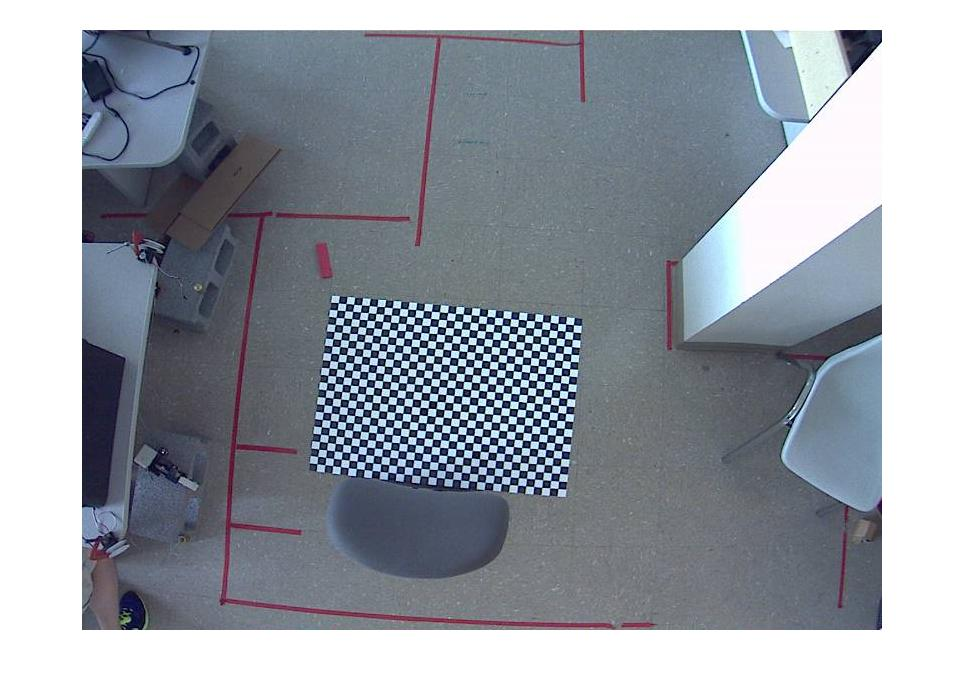
//> input picture assignment1/reduced_images/camera_calib1.jpg, 964 x 686 px
$ ./sift_matcher ../assignment1/reduced_images/camera_calib1.jpg   (built with g++ and OpenCV 4)
//> lines starting //> are read from the running program, lines starting //| are printed output that depends on the picture
#include <iostream>
#include <opencv2/opencv.hpp>
#include <opencv2/xfeatures2d.hpp>

using namespace std;
using namespace cv;

void display_image(const Mat& image){
	namedWindow("opencv_viewer", WINDOW_AUTOSIZE);
	imshow("opencv_viewer", image);
	waitKey(0);
	destroyWindow("opencv_viewer");
}

void save_image(const Mat& image, string image_name){
	image_name += ".jpg";
	imwrite(image_name, image);
	cout << image_name << " saved in current directory.\n";
}

void rescale_image(const Mat& in_image, Mat& out_image, float scale){
	resize(in_image, out_image, Size(in_image.cols/scale, in_image.rows/scale));
}

void split_image(const Mat3b& rgb, Mat3b& new_rgb, int offset){
	for(int y=0; y<new_rgb.rows; ++y){
		for(int x=0; x<new_rgb.cols; ++x){
			new_rgb.at<Vec3b>(y, x) = rgb.at<Vec3b>(y, x+offset);
		}
	}
}

void apply_sift(const Mat& rgb1, const Mat& rgb2){
	Mat descriptors1, descriptors2;
	vector<KeyPoint> keypoints1, keypoints2;
	const int features_count = 500000;
	Ptr<xfeatures2d::SIFT> feature_detector = xfeatures2d::SIFT::create(features_count);
	feature_detector->detectAndCompute(rgb1, noArray(), keypoints1, descriptors1);
	feature_detector->detectAndCompute(rgb2, noArray(), keypoints2, descriptors2);

	vector<vector<DMatch>> knn_matches;
	Ptr<DescriptorMatcher> matcher = DescriptorMatcher::create(DescriptorMatcher::FLANNBASED);
	matcher->knnMatch(descriptors1, descriptors2, knn_matches, 2);

	vector<DMatch> matches;
	const float threshold_ratio = 0.7f;
	for(size_t i=0; i<knn_matches.size(); ++i){
		if(knn_matches[i][0].distance < threshold_ratio * knn_matches[i][1].distance)
			matches.push_back(knn_matches[i][0]);
	}

	Mat final_image;
	drawMatches(rgb1, keypoints1, rgb2, keypoints2, matches, final_image);
	save_image(final_image, "dense_sift");
	display_image(final_image);
}

int main(int argc, char const *argv[]){
	if(argc != 2){
		fprintf(stdout, "Usage: %s rgb.png\n", argv[0]);
		return 1;
	}
	Mat rgb = imread(argv[1], IMREAD_COLOR );
//> rgb is the input picture: 686 rows x 964 cols, CV_8UC3; mean B, G, R 164.3, 155.5, 149.5
	if(rgb.empty()){
		fprintf(stdout, "Unable to open image\n");
		return 1;
	}

	const float scale = 1.1;
	rescale_image(rgb, rgb, scale);

	Size new_size = Size(rgb.rows, rgb.cols/2);
//> new_size = Size(623, 438)
	Mat3b rgb1(new_size, CV_8UC3);
	Mat3b rgb2(new_size, CV_8UC3);
	split_image(rgb, rgb1, 0);
//> after the loop in split_image, `for(int y=0; y<new_rgb.rows; ++y)`:
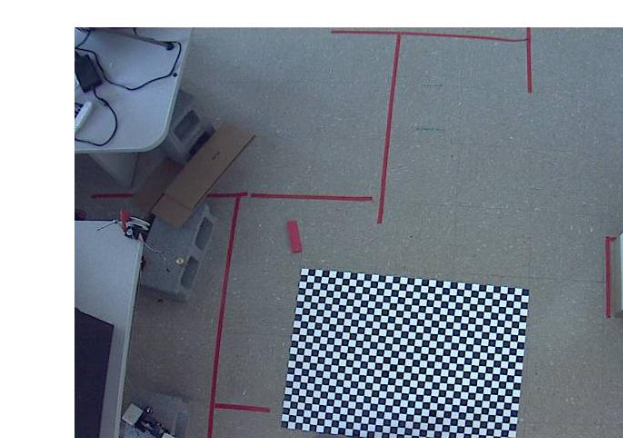
//> new_rgb: 438 rows x 623 cols, CV_8UC3; mean B, G, R 145, 134.5, 126.8
	split_image(rgb, rgb2, rgb.cols/2);
//> call 2 of split_image, with offset = 438
//> after the loop in split_image (call 2), `for(int y=0; y<new_rgb.rows; ++y)`:
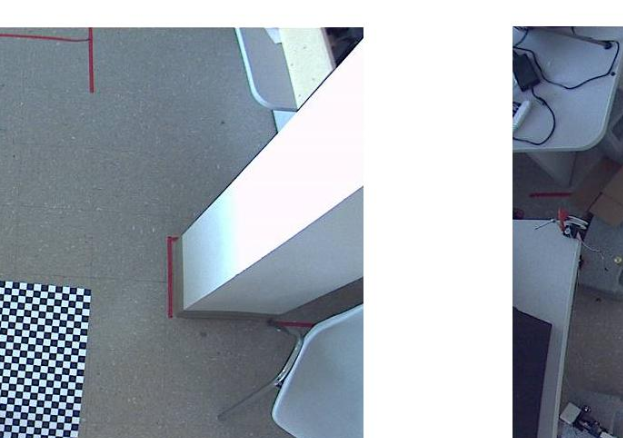
//> new_rgb: 438 rows x 623 cols, CV_8UC3; mean B, G, R 173.3, 164.3, 156.6

	display_image(rgb);
	display_image(rgb1);
	display_image(rgb2);

	apply_sift(rgb1, rgb2);
//> in apply_sift, `feature_detector->detectAndCompute(rgb1, noArray(), keypoints1, descri..`: keypoints1 = 3857 keypoints; strongest (x, y, size): (494, 323, 4.1), (470, 341, 4.2), (503, 378, 4.2), (458, 313, 4.2)
//> in apply_sift, `feature_detector->detectAndCompute(rgb2, noArray(), keypoints2, descri..`: keypoints2 = 1449 keypoints; strongest (x, y, size): (56, 323, 4.1), (32, 341, 4.2), (65, 378, 4.2), (20, 313, 4.2)
//> in apply_sift, `matcher->knnMatch(descriptors1, descriptors2, knn_matches, 2);`: knn_matches = 3857 matches
//> after the loop in apply_sift, `for(size_t i=0; i<knn_matches.size(); ++i)`: matches = 1328 matches
//> in apply_sift, `drawMatches(rgb1, keypoints1, rgb2, keypoints2, matches, final_image);`:
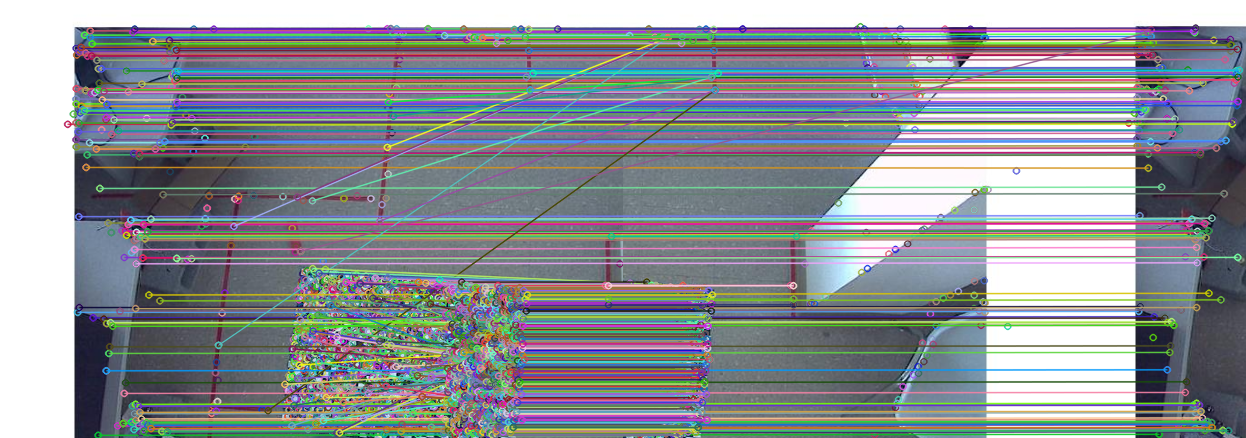
//> final_image: 438 rows x 1246 cols, CV_8UC3; mean B, G, R 150.4, 146.4, 141.7

	return 0;
}

$ run again, on assignment1/reduced_images/camera_calib11.jpg
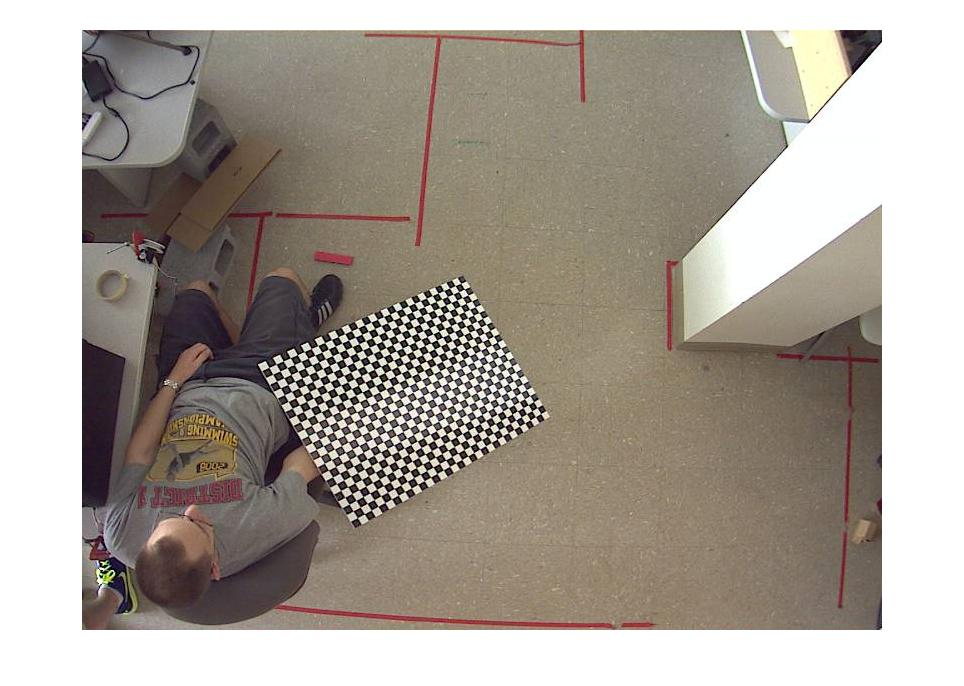
//> input picture assignment1/reduced_images/camera_calib11.jpg, 964 x 686 px
//> rgb is the input picture: 686 rows x 964 cols, CV_8UC3; mean B, G, R 151.7, 160.4, 168.3
//> after the loop in split_image (call 2), `for(int y=0; y<new_rgb.rows; ++y)`:
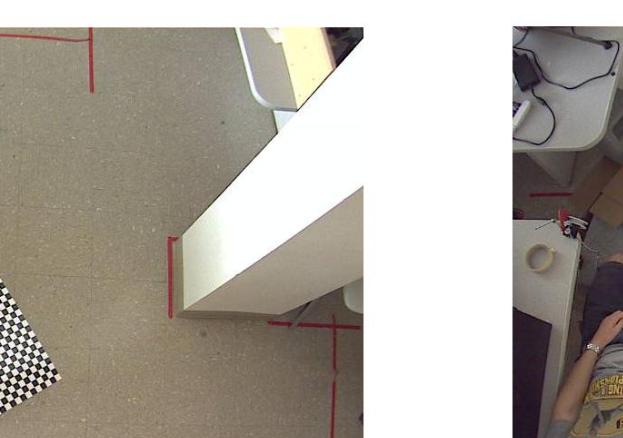
//> new_rgb: 438 rows x 623 cols, CV_8UC3; mean B, G, R 159.9, 168.9, 175.2
//> keypoints1 = 3065 keypoints; strongest (x, y, size): (239, 332, 4.9), (290, 309, 4.3), (278, 315, 4.4), (324, 302, 4)
//> keypoints2 = 606 keypoints; strongest (x, y, size): (41, 372, 3.5), (22, 383, 3.7), (13, 381, 3.7), (32, 377, 3.6)
//> knn_matches = 3065 matches
//> after the loop in apply_sift, `for(size_t i=0; i<knn_matches.size(); ++i)`: matches = 616 matches
//> in apply_sift, `drawMatches(rgb1, keypoints1, rgb2, keypoints2, matches, final_image);`:
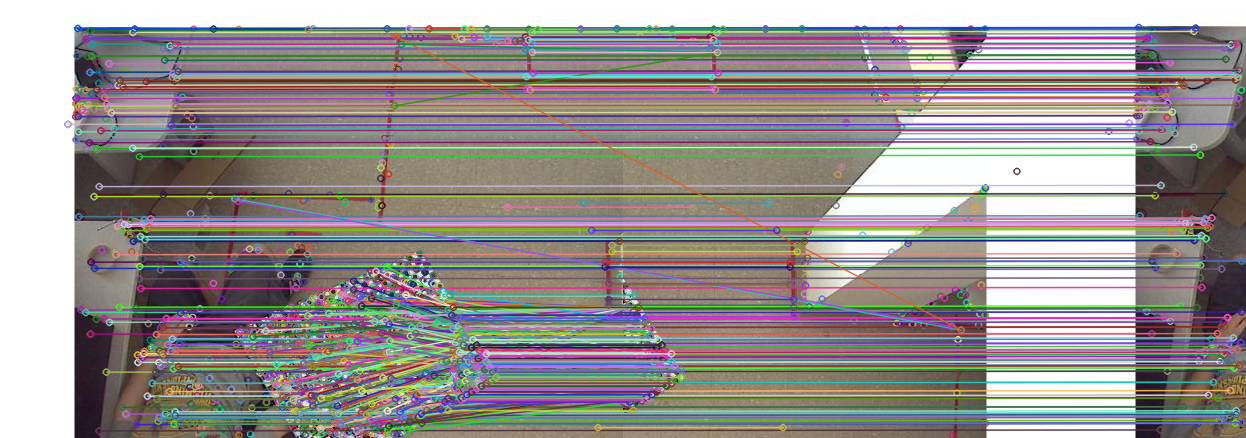
//> final_image: 438 rows x 1246 cols, CV_8UC3; mean B, G, R 145.8, 146.6, 152.2

$ run again, on assignment1/reduced_images/camera_calib13.jpg
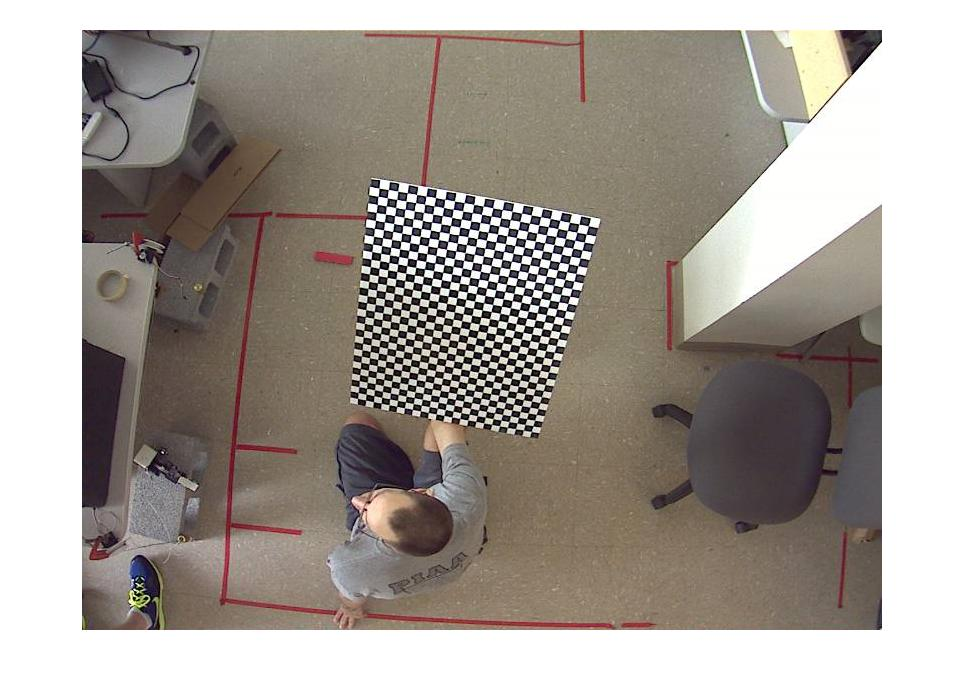
//> input picture assignment1/reduced_images/camera_calib13.jpg, 964 x 686 px
//> rgb is the input picture: 686 rows x 964 cols, CV_8UC3; mean B, G, R 149.1, 156.1, 163.4
//> after the loop in split_image (call 2), `for(int y=0; y<new_rgb.rows; ++y)`:
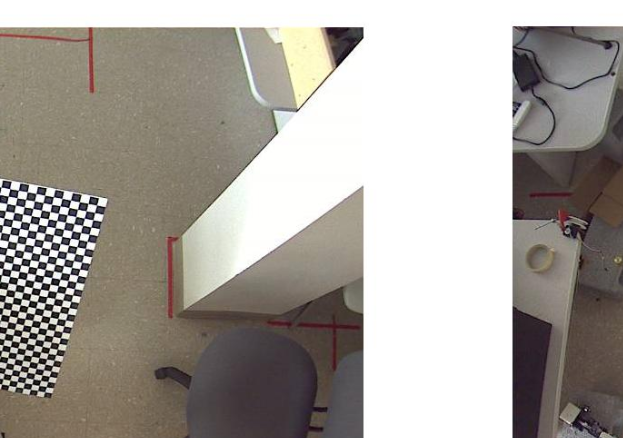
//> new_rgb: 438 rows x 623 cols, CV_8UC3; mean B, G, R 156.4, 162.7, 167.8
//> keypoints1 = 2643 keypoints; strongest (x, y, size): (382, 240, 4.5), (368, 223, 4.6), (375, 232, 4.5), (392, 235, 4.6)
//> keypoints2 = 1239 keypoints; strongest (x, y, size): (15, 274, 4.5), (44, 293, 4.4), (47, 280, 4.4), (34, 264, 4.5)
//> knn_matches = 2643 matches
//> after the loop in apply_sift, `for(size_t i=0; i<knn_matches.size(); ++i)`: matches = 1072 matches
//> in apply_sift, `drawMatches(rgb1, keypoints1, rgb2, keypoints2, matches, final_image);`:
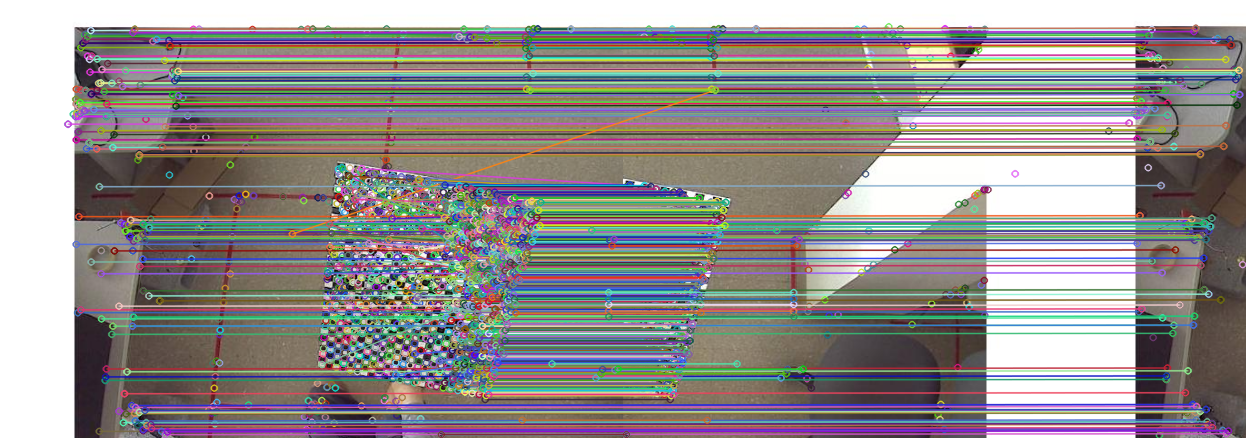
//> final_image: 438 rows x 1246 cols, CV_8UC3; mean B, G, R 142.6, 143.2, 147.7
